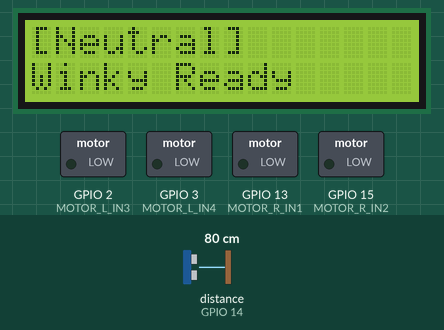
Bench run of a sketch on a simulated ESP32. Shown: 16×2 character LCD, switched loads named in the sketch (green lamp = pin HIGH). Wiring (inferred from the names in the program): ultrasonic range finder: trigger GPIO 12; echo GPIO 14. The test bench sets the inputs (shaded band); at power-on: distance to the obstacle (sensor on GPIO 14) 80 cm. The echo pulse lasts 58.3 µs per cm; WiFi joins after 1.5 s; servers stay silent unless stated; the camera gives no picture; pins used as bus, display or sensor lines are not drawn; what the sketch prints to the serial monitor is not drawn.

Above: at 0.1 s.
At 2.0 s:
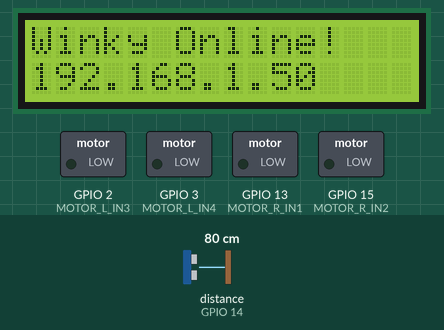

The sketch:

esp32code.ino.ino
```cpp
/**
 * Winky AI Robot - ESP32-CAM Professional Firmware v4.0
 * Hardware: ESP32-CAM + HC-SR04 + L298N + 16x2 LCD (I2C)
 * Features: MJPEG Stream, JSON Telemetry, Sequential Kinematics, LCD Display
 */

#include "esp_camera.h"
#include <WiFi.h>
#include "esp_http_server.h"
#include <Wire.h>
#include <LiquidCrystal_I2C.h>

// --- CONFIGURATION ---
const char* ssid = "YOUR_WIFI_SSID";
const char* password = "YOUR_WIFI_PASSWORD";

// --- PIN MAPPING ---
// Motors (L298N)
#define MOTOR_R_IN1 13  // Right Forward (IN1)
#define MOTOR_R_IN2 15  // Right Backward (IN2)
#define MOTOR_L_IN3 2   // Left Forward (IN3)
#define MOTOR_L_IN4 3   // Left Backward (IN4) (RX Pin - Disconnect for Upload!)

// Ultrasonic (HC-SR04)
#define TRIG_PIN 12
#define ECHO_PIN 14     // CRITICAL: Moved from 16 to save the PSRAM

// LCD (I2C)
// SDA on GPIO 4 (Flash LED) | SCL on GPIO 1 (TX Pin)
#define I2C_SDA 4
#define I2C_SCL 1

// PWM Channels
#define CH_RF 0
#define CH_RB 1
#define CH_LF 2
#define CH_LB 3
#define PWM_FREQ 5000
#define PWM_RES 8

// --- OBJECTS ---
LiquidCrystal_I2C lcd(0x27, 16, 2);
httpd_handle_t camera_httpd = NULL;
httpd_handle_t control_httpd = NULL;

// --- STATE ---
float currentDistance = 0;
String lastSpoken = "Winky Ready";
String currentEmotion = "Neutral";

// --- CAMERA PIN MAPPING (AI-THINKER) ---
#define PWDN_GPIO_NUM     32
#define RESET_GPIO_NUM    -1
#define XCLK_GPIO_NUM      0
#define SIOD_GPIO_NUM     26
#define SIOC_GPIO_NUM     27
#define Y9_GPIO_NUM       35
#define Y8_GPIO_NUM       34
#define Y7_GPIO_NUM       39
#define Y6_GPIO_NUM       36
#define Y5_GPIO_NUM       21
#define Y4_GPIO_NUM       19
#define Y3_GPIO_NUM       18
#define Y2_GPIO_NUM        5
#define VSYNC_GPIO_NUM    25
#define HREF_GPIO_NUM     23
#define PCLK_GPIO_NUM     22

// --- SENSORS & ACTUATORS ---

void updateLCD() {
  lcd.clear();
  lcd.setCursor(0, 0);
  lcd.print("[" + currentEmotion + "]");
  lcd.setCursor(0, 1);
  lcd.print(lastSpoken.substring(0, 16));
}

float getDistance() {
  digitalWrite(TRIG_PIN, LOW);
  delayMicroseconds(2);
  digitalWrite(TRIG_PIN, HIGH);
  delayMicroseconds(10);
  digitalWrite(TRIG_PIN, LOW);
  long duration = pulseIn(ECHO_PIN, HIGH, 30000); // 30ms timeout (~5m)
  return duration * 0.034 / 2;
}

void driveMotors(int rf, int rb, int lf, int lb) {
  ledcWrite(CH_RF, rf);
  ledcWrite(CH_RB, rb);
  ledcWrite(CH_LF, lf);
  ledcWrite(CH_LB, lb);
}

// --- HTTP HANDLERS ---

esp_err_t status_handler(httpd_req_t *req) {
  httpd_resp_set_hdr(req, "Access-Control-Allow-Origin", "*");
  currentDistance = getDistance();
  char json[256]; // Increased for safety
  snprintf(json, sizeof(json), "{\"online\":true, \"distance_cm\":%.1f, \"emotion\":\"%s\", \"last_spoken\":\"%s\"}",
           currentDistance, currentEmotion.c_str(), lastSpoken.c_str());
  httpd_resp_set_type(req, "application/json");
  return httpd_resp_send(req, json, -1);
}

esp_err_t stream_handler(httpd_req_t *req) {
  camera_fb_t * fb = NULL;
  esp_err_t res = ESP_OK;
  char * part_buf[64];

  httpd_resp_set_type(req, "multipart/x-mixed-replace;boundary=123456789000000000000987654321");
  httpd_resp_set_hdr(req, "Access-Control-Allow-Origin", "*");

  while (true) {
    fb = esp_camera_fb_get();
    if (!fb) { res = ESP_FAIL; }
    else {
      size_t hlen = snprintf((char *)part_buf, 64, "Content-Type: image/jpeg\r\nContent-Length: %u\r\n\r\n", fb->len);
      res = httpd_resp_send_chunk(req, (const char *)part_buf, hlen);
      if (res == ESP_OK) res = httpd_resp_send_chunk(req, (const char *)fb->buf, fb->len);
      if (res == ESP_OK) res = httpd_resp_send_chunk(req, "\r\n--123456789000000000000987654321\r\n", 35);
      esp_camera_fb_return(fb);
    }
    if (res != ESP_OK) break;
  }
  return res;
}

esp_err_t api_handler(httpd_req_t *req) {
  httpd_resp_set_hdr(req, "Access-Control-Allow-Origin", "*");
  char buf[256];
  int speed = 180;
  int duration = 500;
  bool updateDisplay = false;

  if (httpd_req_get_url_query_str(req, buf, sizeof(buf)) == ESP_OK) {
    char val[64];
    if (httpd_query_key_value(buf, "speed", val, sizeof(val)) == ESP_OK) speed = atoi(val);
    if (httpd_query_key_value(buf, "duration_ms", val, sizeof(val)) == ESP_OK) duration = atoi(val);

    // Support updating LCD state via API
    if (httpd_query_key_value(buf, "emotion", val, sizeof(val)) == ESP_OK) {
      currentEmotion = String(val);
      updateDisplay = true;
    }
    if (httpd_query_key_value(buf, "say", val, sizeof(val)) == ESP_OK) {
      lastSpoken = String(val);
      updateDisplay = true;
    }
  }

  if (updateDisplay) updateLCD();

  const char* uri = req->uri;
  if (strstr(uri, "/forward")) driveMotors(speed, 0, speed, 0);
  else if (strstr(uri, "/backward")) driveMotors(0, speed, 0, speed);
  else if (strstr(uri, "/left")) driveMotors(speed, 0, 0, speed); // Pivot Left
  else if (strstr(uri, "/right")) driveMotors(0, speed, speed, 0); // Pivot Right
  else if (strstr(uri, "/stop")) driveMotors(0, 0, 0, 0);

  if (duration > 0 && !strstr(uri, "/stop")) {
    delay(duration);
    driveMotors(0, 0, 0, 0);
  }

  httpd_resp_set_type(req, "application/json");
  return httpd_resp_send(req, "{\"status\":\"ok\"}", -1);
}

// --- SETUP & LOOP ---

void setup() {
  // NOTE: Serial uses GPIO 1 (TX). Since LCD SCL is also on GPIO 1,
  // Serial prints may flicker the LCD or cause I2C errors.
  Serial.begin(115200);

  Wire.begin(I2C_SDA, I2C_SCL);
  lcd.init();
  lcd.backlight();
  updateLCD(); // Show initial state

  // Motor PWM Setup
  ledcSetup(CH_RF, PWM_FREQ, PWM_RES); ledcAttachPin(MOTOR_R_IN1, CH_RF);
  ledcSetup(CH_RB, PWM_FREQ, PWM_RES); ledcAttachPin(MOTOR_R_IN2, CH_RB);
  ledcSetup(CH_LF, PWM_FREQ, PWM_RES); ledcAttachPin(MOTOR_L_IN3, CH_LF);
  ledcSetup(CH_LB, PWM_FREQ, PWM_RES); ledcAttachPin(MOTOR_L_IN4, CH_LB);
  driveMotors(0, 0, 0, 0);

  pinMode(TRIG_PIN, OUTPUT);
  pinMode(ECHO_PIN, INPUT);

  // Camera Setup
  camera_config_t config;
  config.ledc_channel = LEDC_CHANNEL_0;
  config.ledc_timer = LEDC_TIMER_0;
  config.pin_d0 = Y2_GPIO_NUM; config.pin_d1 = Y3_GPIO_NUM;
  config.pin_d2 = Y4_GPIO_NUM; config.pin_d3 = Y5_GPIO_NUM;
  config.pin_d4 = Y6_GPIO_NUM; config.pin_d5 = Y7_GPIO_NUM;
  config.pin_d6 = Y8_GPIO_NUM; config.pin_d7 = Y9_GPIO_NUM;
  config.pin_xclk = XCLK_GPIO_NUM; config.pin_pclk = PCLK_GPIO_NUM;
  config.pin_vsync = VSYNC_GPIO_NUM; config.pin_href = HREF_GPIO_NUM;
  config.pin_sscb_sda = SIOD_GPIO_NUM; config.pin_sscb_scl = SIOC_GPIO_NUM;
  config.pin_pwdn = PWDN_GPIO_NUM; config.pin_reset = RESET_GPIO_NUM;
  config.xclk_freq_hz = 20000000;
  config.pixel_format = PIXFORMAT_JPEG;
  config.frame_size = FRAMESIZE_QVGA;
  config.jpeg_quality = 12;
  config.fb_count = 1;
  config.fb_location = CAMERA_FB_IN_PSRAM;

  esp_err_t err = esp_camera_init(&config);
  if (err != ESP_OK) {
    lcd.clear();
    lcd.print("Cam Init Fail");
    return;
  }

  WiFi.begin(ssid, password);
  while (WiFi.status() != WL_CONNECTED) {
    delay(500);
    // Minimal serial usage to avoid LCD interference
    if (Serial) Serial.print(".");
  }

  httpd_config_t server_config = HTTPD_DEFAULT_CONFIG();
  server_config.server_port = 80;

  if (httpd_start(&camera_httpd, &server_config) == ESP_OK) {
    httpd_uri_t stream_uri = { .uri = "/stream", .method = HTTP_GET, .handler = stream_handler, .user_ctx = NULL };
    httpd_register_uri_handler(camera_httpd, &stream_uri);
    httpd_uri_t status_uri = { .uri = "/api/status", .method = HTTP_GET, .handler = status_handler, .user_ctx = NULL };
    httpd_register_uri_handler(camera_httpd, &status_uri);
    httpd_uri_t api_uri = { .uri = "/api/*", .method = HTTP_GET, .handler = api_handler, .user_ctx = NULL };
    httpd_register_uri_handler(camera_httpd, &api_uri);
  }

  lcd.clear();
  lcd.print("Winky Online!");
  lcd.setCursor(0, 1);
  lcd.print(WiFi.localIP());
}

void loop() {
  // Obstacle Avoidance Logic (Safety Override)
  static unsigned long lastCheck = 0;
  if (millis() - lastCheck > 100) {
    currentDistance = getDistance();
    if (currentDistance > 0 && currentDistance < 15) {
      driveMotors(0, 0, 0, 0); // Hard Stop
    }
    lastCheck = millis();
  }
  delay(1);
}
```
